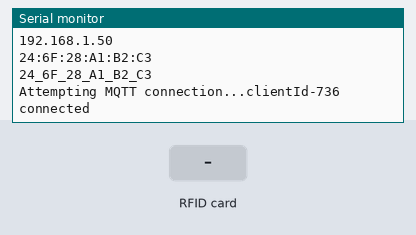
Recording of a sketch running on a simulated ESP32. Shown: the last lines printed to the serial monitor. The inputs (shaded band) are chosen by the test bench. WiFi joins after 1.5 s; servers stay silent unless stated; random numbers use the default seed unless the sketch sets one; no MQTT or app messages arrive unless stated.

Above: at 2.7 s.
2.8 s: RFID card 17 05 00 26 07 held to the reader
At 3.2 s:
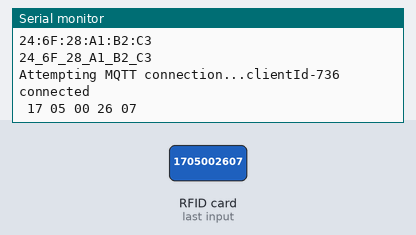
4.3 s: RFID card 5E 7A 19 C4 held to the reader
At 5.3 s:
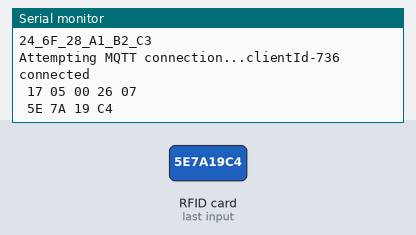

Measured:
- after the input at 2.8 s, the serial monitor: prints a new line at once (image 1)
- after the input at 4.3 s, the serial monitor: prints a new line at once (image 2)

The sketch:

RFID_Final.ino
```cpp
#include <WiFi.h>
#include <PubSubClient.h>
#include <SPI.h>
#include <MFRC522.h>


#define SS_PIN  10

//#define MOSI_PIN 11
//#define SCK_PIN 12
//#define MISO_PIN 13

#define RST_PIN 5

const char * topic = "rfid";
const char* ssid = "SK_WiFiGIGA0C2F";
const char* password = "1705002607";
const char* mqttServer = "broker.emqx.io";
int port = 1883;


String stMac;
char mac[50];
char clientId[50];


WiFiClient espClient;
PubSubClient client(espClient);

//MFRC522 rfid(SS_PIN, RST_PIN);
MFRC522 rfid(10, 5);

void setup() {
  Serial.begin(9600);
  randomSeed(analogRead(0));

  delay(10);
  Serial.println();
  Serial.print("Connecting to ");
  Serial.println(ssid);

  wifiConnect();

  Serial.println("");
  Serial.println("WiFi connected");
  Serial.println("IP address: ");
  Serial.println(WiFi.localIP());
  Serial.println(WiFi.macAddress());
  stMac = WiFi.macAddress();
  stMac.replace(":", "_");
  Serial.println(stMac);

  client.setServer(mqttServer, port);
  SPI.begin(); // init SPI bus
  rfid.PCD_Init(); // init MFRC522
}


void wifiConnect() {
  WiFi.mode(WIFI_STA);
  WiFi.begin(ssid, password);
  while (WiFi.status() != WL_CONNECTED) {
    delay(500);
    Serial.print(".");
  }
}

void mqttReconnect() {
  while (!client.connected()) {
    Serial.print("Attempting MQTT connection...");
    long r = random(1000);
    sprintf(clientId, "clientId-%ld", r);
    if (client.connect(clientId)) {
      Serial.print(clientId);
      Serial.println(" connected");
      client.subscribe(topic);
    } else {
      Serial.print("failed, rc=");
      Serial.print(client.state());
      Serial.println(" try again in 5 seconds");
      delay(5000);
    }
  }
}


void loop() {
  delay(10);
  if (!client.connected()) {
    mqttReconnect();
  }
  client.loop();
  if (rfid.PICC_IsNewCardPresent()) {
    if (rfid.PICC_ReadCardSerial()) {
      MFRC522::PICC_Type piccType = rfid.PICC_GetType(rfid.uid.sak);
      String value = "";
      String uid = "";
      for (int i = 0; i < rfid.uid.size; i++) {
        Serial.print(rfid.uid.uidByte[i] < 0x10 ? " 0" : " ");
        Serial.print(rfid.uid.uidByte[i], HEX);
        value += String(rfid.uid.uidByte[i], HEX);
      }
      client.publish(topic, (char*) value.c_str());
      Serial.println();

      rfid.PICC_HaltA(); // halt PICC
      rfid.PCD_StopCrypto1(); // stop encryption on PCD
    }
  }
}
```
